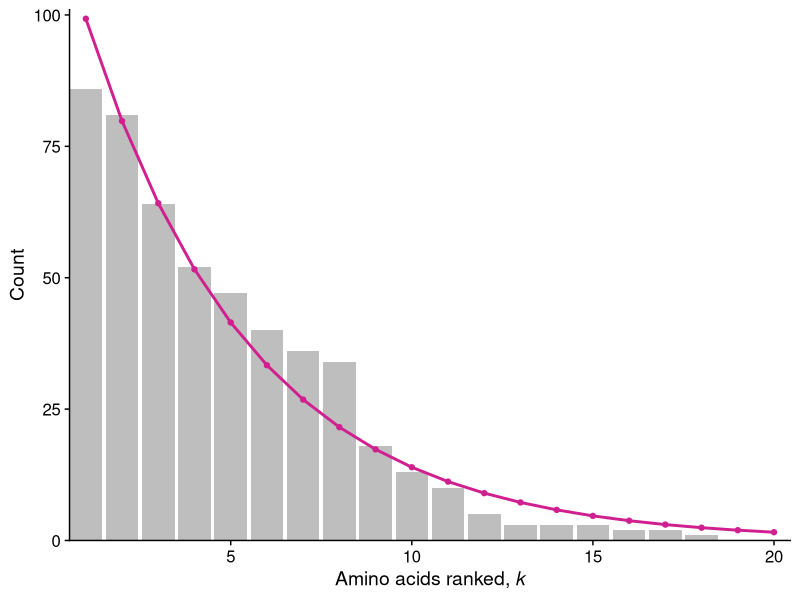
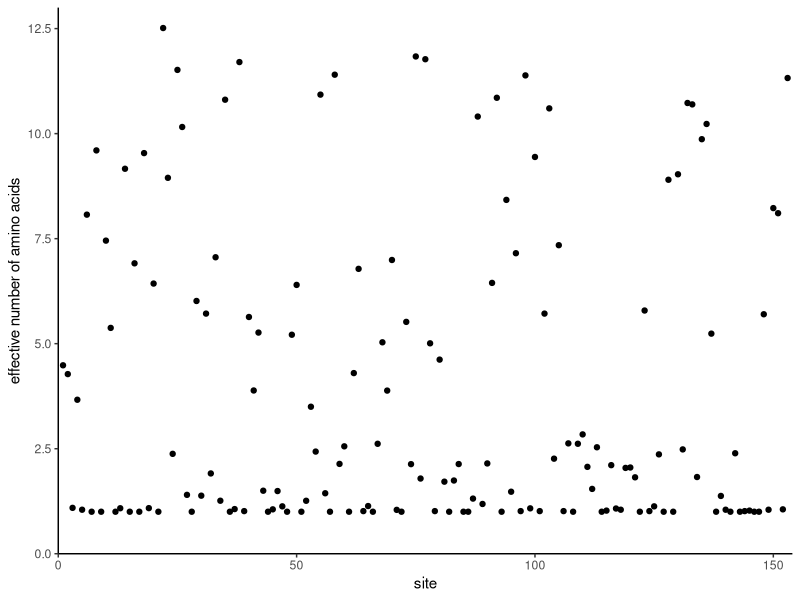
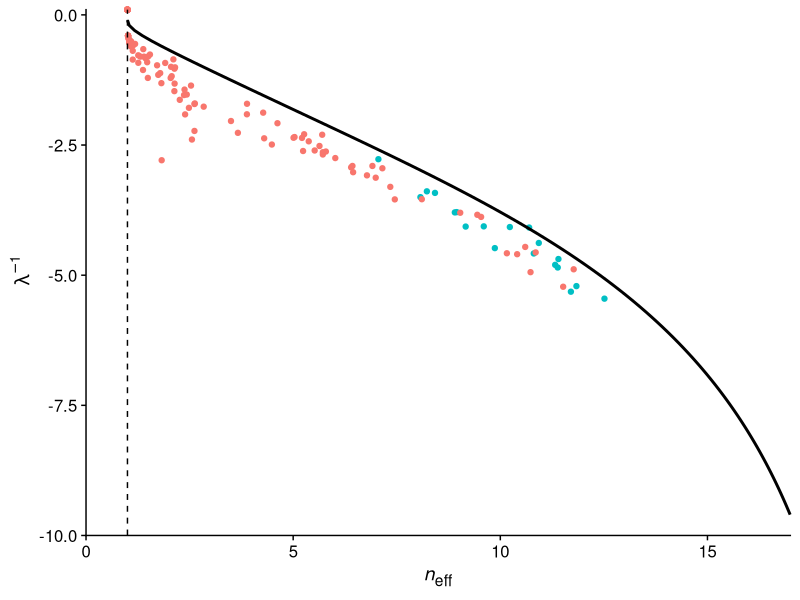

Write R code to recreate these figures, in order.
# USE fit_1param.R instead of this 

library(tidyverse)
library(stringr)
library(cowplot)
library(broom)
theme_set(theme_cowplot())

# read in data
alignment <-read_csv("data/simulated/results_1B4T_A_evolved_split.csv", col_types = cols(.default = "c")) 

# tidy data used for null
alignment %>% 
  mutate(sequence = as.numeric(1:nrow(alignment)) ) %>% 
  gather(key = "site", value = "aa", 1:153) -> tidy_align  

tidy_align$site = as.numeric(tidy_align$site) 


#---------- ACTUAL DISTRIBUTION ----------
# determine the number of each AA at each site
tidy_align %>% 
  group_by(site, aa) %>% 
  summarize(count = n()) -> site_aa_count

empty_counts <- data_frame(aa = c('A', 'C', 'D', 'E', 'F', 'G', 'H', 'I', 'K', 'L', 'M', 'N', 'P', 'Q', 'R', 'S', 'T', 'V', 'W', 'Y'), 
                           count = rep(0, 20))

# 1. First write a function that can take a data frame with amino acids at one site, and return a data frame with counts, including zeros.
count_by_site <- function(site_df) {
  site_df %>% 
    group_by(aa) %>% 
    summarize(count = n()) -> counts
  full_join(counts, anti_join(empty_counts, counts, by = 'aa'))
}

# 2. Then call that function for all sites and combine the resulting data frames.
tidy_align %>% nest(-site) %>%
  mutate(counts = map(data, count_by_site)) %>%
  dplyr::select(-data) %>%   # use sessionInfo() to find what packages are loaded, conflicted package to give warnings
  unnest() -> all_count


#----------- ESTIMATED DISTRIBUTION ------------
# USING ONLY OBSERVED AA
# order aa by relative frequency
all_count %>%
  arrange(all_count$site, desc(count)) -> ordered_count

# make the categorical variable (aa) numerical (k) by numbering aa's 1-20 in order of freq
ordered_count %>%
  group_by(site) %>%
  mutate(k = as.numeric(1:20)) -> ordered_count

# remove aa with zero values
ordered_count %>%
  filter(count > 0) -> observed_aa

# count relative to most frequent - rescale to 1 for highly conserved sites
observed_aa %>%
  group_by(site) %>%
  mutate(rel_count = count/max(count)) -> observed_aa

# log-transformed data
observed_aa %>%
  mutate(ln_count = log(rel_count)) -> observed_aa 

# fit to a linear function, using map and BROOM 
# SET INTERCEPT TO 0
observed_aa %>% nest(-site) %>%
  mutate(fit = map(data, ~ lm(ln_count ~ 0 + k, data = .)),
         #intercept = map_dbl(fit, ~ (.)$coefficients[1]),
         slope = map_dbl(fit, ~ (.)$coefficients[1])) %>% 
  select(-data, -fit) -> observed_fits

# data frame with slope from linear fit to log transformed data - slope = gamma, intercept = 0
#head(observed_fits)

# visualize the distribution (at a given site) with linear fits
# NOTE: sites that are highly conserved for a single aa still look exponential in log scale (see sites 3 and 9 as example) 3, 6, 33
# library(forcats)
# observed_aa %>%
#   filter(site==3) %>%
#   ggplot() + 
#   geom_point(aes(x = fct_inorder(aa), y = ln_count)) +
#   geom_abline(intercept = 0, slope = -1.9044913) + # NOTE: look up slope from ordered_fits dataframe
#   ggtitle("site = 3") +
#   xlab("ordered aa") +
#   ylab("ln(count)") #-> p1
# plot_grid(p1, p2, p3, p4, ncol = 2) -> p
# title2 <- ggdraw() + 
#   draw_label("Linear fit to log-transformed distribution",
#              fontface = 'bold')
# plot_grid(title2, p, ncol = 1, rel_heights = c(0.1, 1))


# estimate the distribution
# only for observed
# observed_aa %>%
#   left_join(observed_fits, by = "site") %>%
#   mutate(est_dist = exp(k*slope)) -> observed_aa

ordered_count %>% 
  left_join(observed_fits, by = "site") %>%
  mutate(est_dist = exp(k*slope)) -> ordered_count

# rescale to compare w raw count
ordered_count %>%
  group_by(site) %>%
  mutate(est_rel = est_dist/sum(est_dist)) %>%
  mutate(est_count = sum(count)*est_rel) -> ordered_count

# visual comparison
# ordered_count %>%
#   filter(site == 3) %>%
#   ggplot(aes(x = k)) +
#   geom_point(aes(y = count, color = "steelblue")) +
#   geom_point(aes(y = est_count, color = "violetred")) +
#   scale_color_manual(name = "distribution",  
#                      values = c("steelblue" = "steelblue", "violetred" = "violetred"), 
#                      labels = c("actual", "estimated")) +
#   ggtitle("site = 3") 

library(ggtext)

ordered_count %>%
  filter(site == 35) %>%
  ggplot(aes(x = k)) +
  geom_bar(aes(y = count), fill = "grey", stat='identity') +
  geom_point(aes(y = est_count, color = "violetred")) +
  geom_line(aes(y = est_count, color = "violetred"), size = 1) +
  scale_color_manual(name = "distribution",
                     values = c("grey" = "grey", "violetred" = "violetred"),
                     labels = c("actual", "estimated"))  +
  scale_x_continuous(
    breaks = c(5, 10, 15, 20), 
    expand = c(0, 0)
  ) +
  scale_y_continuous(
    breaks = c(0, 25, 50, 75, 100), 
    expand = c(0, 0),
    limits = c(0, 101)
  ) +
  labs(x = "Amino acids ranked, *k*", y = "Count") +
  theme(
    legend.position = "none",
    axis.title.x = element_markdown()
  ) -> fig1

#"Am<sub>*i*</sub>no **acids** ranked, *k*"

fig1

save_plot("figure1.pdf", fig1, ncol = 1, nrow = 1, base_height = 3.71,
          base_asp = 1.618, base_width = NULL)


#------- CHI-SQUARED: ACTUAL VS. ESTIMATED DIST -------
# use raw count
ordered_count %>% nest(-site) %>%
  mutate(chisq = map(data, ~ sum(((.$count - .$est_count)^2)/.$est_count)),
         p_value = map_dbl(chisq, ~ pchisq(., 18, lower.tail=FALSE))) %>% 
  select(-data) %>%
  mutate(p.adjusted = p.adjust(p_value, method= "fdr")) -> chisq_results

chisq_results %>%
  mutate(result = "pass") -> chisq_results

chisq_results$result[chisq_results$p.adjusted < 0.05] <- "fail"

chisq_results %>% filter(result == "fail") %>% nrow()/nrow(chisq_results)

# test manually for a few sites
df1 <- filter(ordered_count, site == 1)
chisq1 <- sum(((df1$count - df1$est_count)^2)/df1$est_count)
pchisq(chisq1, 18, lower.tail = FALSE)


#------- EFFECTIVE NUMBER OF AMINO ACIDS --------
# site_aa_count is actual dist. DOES NOT CONTAIN AA AT ZERO

# site_aa_count %>% 
#   group_by(site) %>%
#   mutate(frequency = (count)/sum(count)) -> site_aa_freq

observed_aa %>%
  group_by(site) %>%
  mutate(frequency = (count)/sum(count)) -> site_aa_freq

site_aa_freq %>% 
  mutate(flnf = frequency*log(frequency)) %>%
  group_by(site) %>% 
  summarize(entropy = -sum(flnf),
            eff_aa = exp(entropy),
            n = length(unique(aa))) -> eff_aa_all

head(eff_aa_all)

eff_aa_all %>% 
  ggplot(aes(x=site, y=eff_aa)) + geom_point() + 
  #geom_smooth(se=F) +
  ylab("effective number of amino acids") +
  scale_x_continuous(limits = c(0, 154), expand = c(0, 0)) + 
  scale_y_continuous(limits = c(0,13), expand = c(0, 0)) + 
  theme_classic()

#------- RELATIONSHIP BETWEEN GAMMA & EFF AA -------
observed_fits %>%
  left_join(eff_aa_all) %>% 
  select(site, slope, eff_aa)-> gam_v_effaa

gam_v_effaa %>%
  left_join(chisq_results) %>% 
  select(site, slope, eff_aa, result) -> gam_v_effaa

# theoretical prediction
neff2 <- function(lambda_inv) {
  lambda <- 1/lambda_inv
  pi <- lambda*exp(-lambda*(0:19))
  C <- sum(pi)
  pi <- pi/C
  exp(-sum(pi*log(pi)))
}

df_theory2 <- data.frame(lambda_inv = (0:-100)/10, ne = vapply((0:-100)/10, neff2, numeric(1)))

ggplot(gam_v_effaa, 
       aes(x = eff_aa, y = 1/slope)) + 
  geom_point(aes(color = result)) +
  geom_line(data = df_theory2, 
            aes(ne, lambda_inv), 
            inherit.aes = FALSE, 
            size = 1) +
  geom_vline(xintercept = 1, 
             linetype =2) +
  labs(x = "*n*<sub>eff</sub>", 
       y = expression(~lambda^-1)) +
  theme(legend.position = "none",
        axis.title.x = element_markdown()) +
  scale_x_continuous(
    breaks = c(0,5,10,15), 
    limits = c(0,17), 
    expand = c(0,0)
  ) +
  scale_y_continuous(
    limits = c(-10,0.1), 
    expand = c(0,0)
    ) +
  coord_cartesian(clip = "off") -> fig2

fig2
save_plot("figure2.pdf", fig2, ncol = 1, nrow = 1, base_height = 3.71,
          base_asp = 1.618, base_width = NULL)

